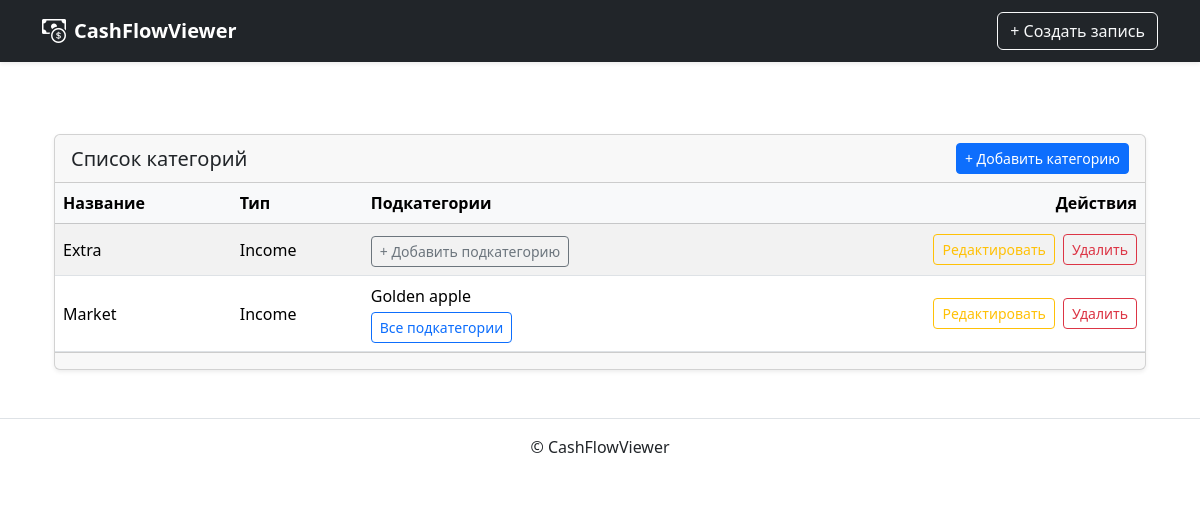
Page /cash/category/ on the earlier database version.
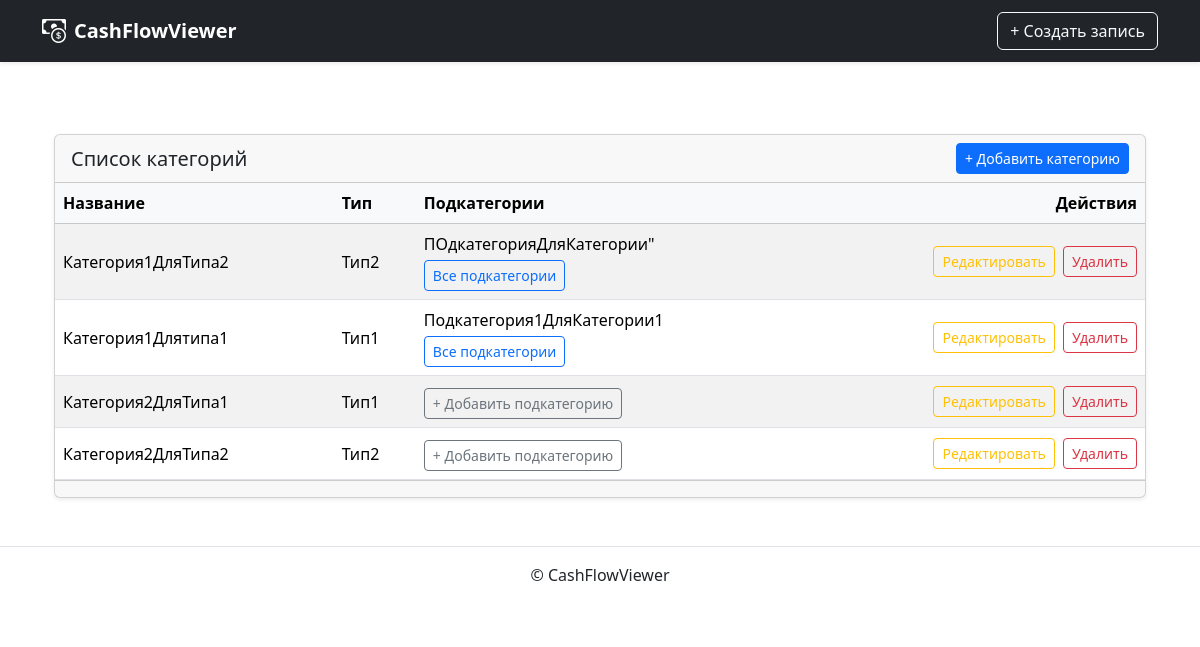
Same page on the later database version.
### cashflow/models.py (models this page shows, shortened)
class Category(models.Model):
    name = models.CharField(max_length=100)
    type = models.ForeignKey(
        Type, on_delete=models.CASCADE, related_name='categories'
    )
    class Meta:
        verbose_name = 'Категория'
        verbose_name_plural = 'Категории'

class Type(models.Model):
    name = models.CharField(max_length=100)
    class Meta:
        verbose_name = 'Тип'
        verbose_name_plural = 'Типы'

class Subcategory(models.Model):
    name = models.CharField(max_length=100)
    category = models.ForeignKey(
        Category, on_delete=models.CASCADE, related_name='subcategories'
    )
    class Meta:
        verbose_name = 'Подкатегория'
        verbose_name_plural = 'Подкатегории'
    def __str__(self) -> str:
        return self.name

### cashflow/views.py (the view)
# urls.py: path('', CategoryListView.as_view(), name='category_list'),
class CategoryListView(ListView):
    model = Category
    paginate_by = 10
    template_name = 'cashflow/category/list.html'
    ordering = ['name']
    def get_queryset(self):
        qs = super().get_queryset()
        type_id = self.request.GET.get('type')
        if type_id:
            qs = qs.filter(type_id=type_id)
        return qs

### templates/cashflow/category/list.html (shortened to what this page needs)
{% extends "base.html" %}
{% block content %}
<div class="container mt-4">
  <div class="card shadow-sm">
    <div class="card-header d-flex justify-content-between align-items-center">
      <h5 class="mb-0">Список категорий</h5>
      <a href="{% url 'cashflow:category_create' %}" class="btn btn-sm btn-primary">+ Добавить категорию</a>
    </div>
    <div class="card-body p-0">
      <div class="table-responsive">
        <table class="table table-hover table-striped mb-0 align-middle">
          <thead class="table-light">
            <tr>
              <th>Название</th>
              <th>Тип</th>
              <th>Подкатегории</th>
              <th class="text-end">Действия</th>
            </tr>
          </thead>
          <tbody>
            {% for category in page_obj %}
            <tr>
              <td>{{ category.name }}</td>
              <td>{{ category.type.name }}</td>
              <td>
                {% with subcategories=category.subcategories.all %}
                  {{ subcategories|slice:":2"|join:", " }}
                  {% if subcategories %}
                    <div class="mt-1">
                      <a href="{% url 'cashflow:subcategory_list' %}?category={{ category.id }}" class="btn btn-sm btn-outline-primary">
                        Все подкатегории
                      </a>
                    </div>
                  {% else %}
                    <div class="mt-1">
                      <a href="{% url 'cashflow:subcategory_create' %}?category={{ category.id }}" class="btn btn-sm btn-outline-secondary">
                        + Добавить подкатегорию
                      </a>
                    </div>
                  {% endif %}
                {% endwith %}
              </td>
              <td class="text-end">
                <a href="{% url 'cashflow:category_update' category.pk %}" class="btn btn-sm btn-outline-warning me-1">Редактировать</a>
                <a href="{% url 'cashflow:category_delete' category.pk %}" class="btn btn-sm btn-outline-danger">Удалить</a>
              </td>
            </tr>
            {% empty %}
            <tr>
              <td colspan="4" class="text-center text-muted py-4">
                Категории пока не добавлены.
              </td>
            </tr>
            {% endfor %}
          </tbody>
        </table>
      </div>
    </div>
    <div class="card-footer">
    </div>
  </div>
</div>
{% endblock %}

Differences in the rows shown:
added Category: name "Категория1ДляТипа2", type.name "Тип2", subcategories.all "ПОдкатегорияДляКатегории\""
changed Category: name "Market" → "Категория1Длятипа1"; type.name "Income" → "Тип1"; subcategories.all "Golden apple" → "Подкатегория1ДляКатегории1"; moves up the list
changed Category: name "Extra" → "Категория2ДляТипа1"; type.name "Income" → "Тип1"
added Category: name "Категория2ДляТипа2", type.name "Тип2"
